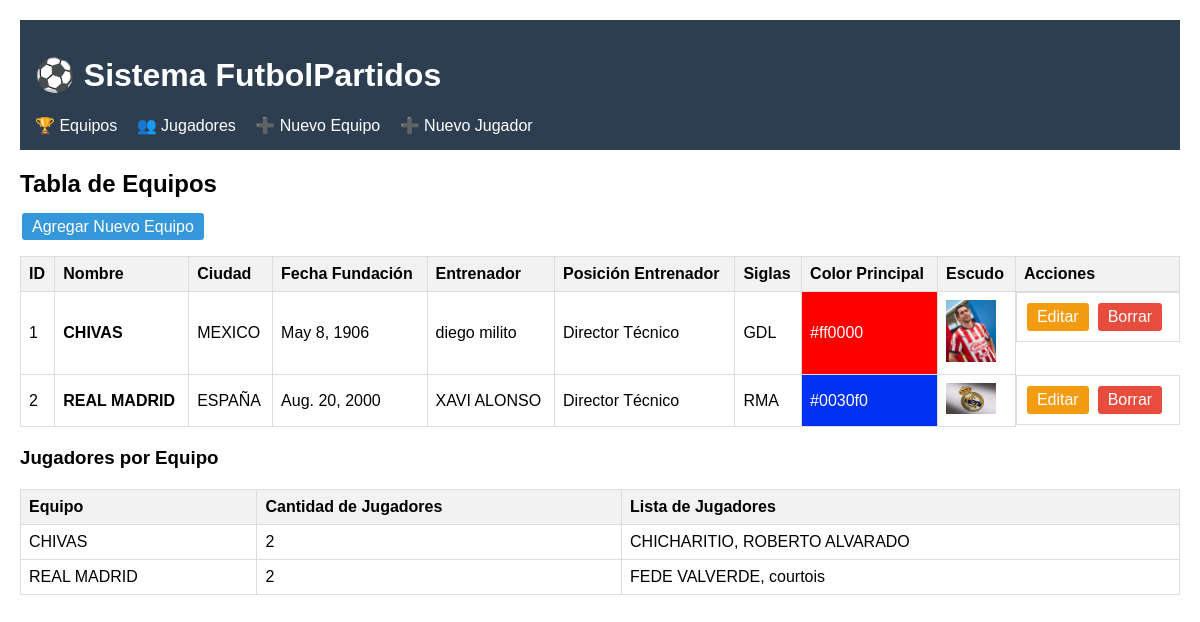
The page / on the database its author committed.
### app_futbol/models.py (models this page shows, shortened)
class Equipo(models.Model):
    POSICIONES_ENTRENADOR = [
        ('DT', 'Director Técnico'),
        ('AC', 'Asistente Técnico'),
        ('PT', 'Preparador Físico'),
        ('MG', 'Manager General'),
    ]
    nombre = models.CharField(max_length=100)
    ciudad = models.CharField(max_length=100)
    fecha_fundacion = models.DateField()
    entrenador = models.CharField(max_length=100)
    posicion_entrenador = models.CharField(max_length=2, choices=POSICIONES_ENTRENADOR, default='DT')
    siglas = models.CharField(max_length=5, help_text="Ej: FCB, RMA, ATM")
    color_principal = models.CharField(max_length=7, default='#000000', help_text="Código hexadecimal del color")
    escudo = models.ImageField(upload_to='escudos/', blank=True, null=True)
    class Meta:
        verbose_name = "Equipo"
        verbose_name_plural = "Equipos"

class Jugador(models.Model):
    POSICIONES = [
        ('POR', 'Portero'),
        ('DEF', 'Defensa'),
        ('MED', 'Mediocampista'),
        ('DEL', 'Delantero'),
    ]
    equipo = models.ForeignKey(
        Equipo,
        on_delete=models.CASCADE,
        related_name='jugadores',
        verbose_name="Equipo del jugador"
    )
    nombre_completo = models.CharField(max_length=150)
    fecha_nacimiento = models.DateField()
    posicion = models.CharField(max_length=3, choices=POSICIONES)
    numero_camiseta = models.PositiveIntegerField()
    nacionalidad = models.CharField(max_length=100)
    foto_jugador = models.ImageField(upload_to='fotos_jugadores/', blank=True, null=True, verbose_name="Foto del Jugador")
    class Meta:
        verbose_name = "Jugador"
        verbose_name_plural = "Jugadores"
        unique_together = ['equipo', 'numero_camiseta']

### app_futbol/views.py (the view)
# urls.py: path('', views.listar_equipos, name='listar_equipos'),
def listar_equipos(request):
    equipos = Equipo.objects.all().order_by('nombre')
    return render(request, 'listar_equipos.html', {'equipos': equipos})

### app_futbol/templates/listar_equipos.html (shortened to what this page needs)
{% extends 'base.html' %}
{% block contenido %}
<h2>Tabla de Equipos</h2>
<a href="{% url 'app_futbol:crear_equipo' %}" class="btn btn-primary">Agregar Nuevo Equipo</a>
<table>
    <thead>
        <tr>
            <th>ID</th>
            <th>Nombre</th>
            <th>Ciudad</th>
            <th>Fecha Fundación</th>
            <th>Entrenador</th>
            <th>Posición Entrenador</th>
            <th>Siglas</th>
            <th>Color Principal</th>
            <th>Escudo</th>
            <th>Acciones</th>
        </tr>
    </thead>
    <tbody>
        {% for equipo in equipos %}
        <tr>
            <td>{{ equipo.id }}</td>
            <td><strong>{{ equipo.nombre }}</strong></td>
            <td>{{ equipo.ciudad }}</td>
            <td>{{ equipo.fecha_fundacion }}</td>
            <td>{{ equipo.entrenador }}</td>
            <td>{{ equipo.get_posicion_entrenador_display }}</td>
            <td>{{ equipo.siglas }}</td>
            <td style="background-color: {{ equipo.color_principal }}; color: white;">{{ equipo.color_principal }}</td>
            <td>
                {% if equipo.escudo %}
                    <img src="{{ equipo.escudo.url }}" alt="Escudo" width="50">
                {% else %}
                    Sin imagen
                {% endif %}
            </td>
            <td class="actions">
                <a href="{% url 'app_futbol:editar_equipo' equipo.id %}" class="btn btn-edit">Editar</a>
                <a href="{% url 'app_futbol:borrar_equipo' equipo.id %}" class="btn btn-delete">Borrar</a>
            </td>
        </tr>
        {% empty %}
        <tr>
            <td colspan="10" style="text-align: center;">No hay equipos registrados</td>
        </tr>
        {% endfor %}
    </tbody>
</table>
<h3>Jugadores por Equipo</h3>
<table>
    <thead>
        <tr>
            <th>Equipo</th>
            <th>Cantidad de Jugadores</th>
            <th>Lista de Jugadores</th>
        </tr>
    </thead>
    <tbody>
        {% for equipo in equipos %}
        <tr>
            <td>{{ equipo.nombre }}</td>
            <td>{{ equipo.jugadores.count }}</td>
            <td>
                {% for jugador in equipo.jugadores.all %}
                    {{ jugador.nombre_completo }}{% if not forloop.last %}, {% endif %}
                {% empty %}
                    Sin jugadores
                {% endfor %}
            </td>
        </tr>
        {% endfor %}
    </tbody>
</table>
{% endblock %}

### app_futbol/templates/base.html (style rules this page uses)
body { font-family: Arial, sans-serif; margin: 20px; }
table { width: 100%; border-collapse: collapse; margin: 20px 0; }
th, td { border: 1px solid #ddd; padding: 8px; text-align: left; }
th { background-color: #f2f2f2; }
.btn { padding: 5px 10px; margin: 2px; text-decoration: none; border-radius: 3px; }
.btn-primary { background: #3498db; color: white; }
.btn-edit { background: #f39c12; color: white; }
.btn-delete { background: #e74c3c; color: white; }
.actions { display: flex; gap: 5px; }

### rows shown on the page
Equipo: id "1", nombre "CHIVAS", ciudad "MEXICO", fecha_fundacion "May 8, 1906", entrenador "diego milito", posicion_entrenador "Director Técnico", siglas "GDL", color_principal "#ff0000", escudo (picture), jugadores.count "2"
Equipo: id "2", nombre "REAL MADRID", ciudad "ESPAÑA", fecha_fundacion "Aug. 20, 2000", entrenador "XAVI ALONSO", posicion_entrenador "Director Técnico", siglas "RMA", color_principal "#0030f0", escudo (picture), jugadores.count "2"
Jugador: nombre_completo "CHICHARITIO"
Jugador: nombre_completo "ROBERTO ALVARADO"
Jugador: nombre_completo "FEDE VALVERDE"
Jugador: nombre_completo "courtois"
